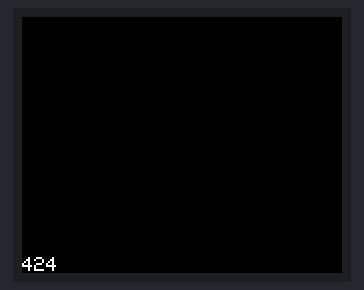
Bench run of a sketch on a simulated STM32 Blue Pill. On the bench: 160×128 colour display.

Above: at 0.37 s.
At 0.8 s:
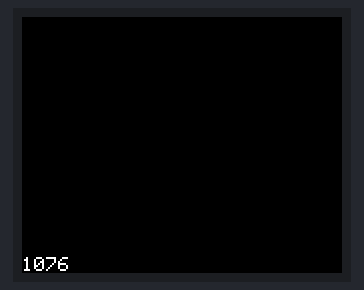
At 14.3 s:
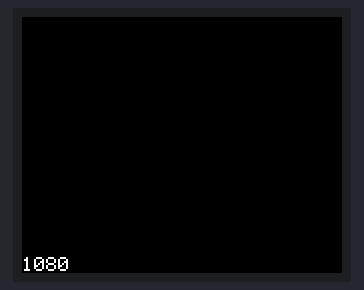

The sketch:

ST7735_1.8.ino
```cpp
/*
  Red 1.8 TFT PSI 128*160 v1.1 ST7735

SPI pin names can be confusing. These are the alternative names for the SPI pins:
MOSI = SDA = SDO = DIN = R/W = DI = SI = MTSR = D1 = SDI
SCLK = CLK = E = SCK = SCL = D0
DC = A0 = DO = DOUT = SO = MRST
CS = CE = RS = SS
RESET = RST

Reference page for GFX Library: https://cdn-learn.adafruit.com/downloads/pdf/adafruit-gfx-graphics-library.pdf

Color is expressed in 16 bit with Hexadecimal value.
To select a particular color, go here and copy the "Hexadecimal 16 bit color depth value":
https://ee-programming-notepad.blogspot.com/2016/10/16-bit-color-generator-picker.html

Common colors:
 * BLACK    0x0000
 * BLUE     0x001F
 * RED      0xF800
 * GREEN    0x07E0
 * CYAN     0x07FF
 * MAGENTA  0xF81F
 * YELLOW   0xFFE0
 * WHITE    0xFFFF

A way to select a color is to write: "ST7735_BLACK", or "ST7735_BLUE", etc.
Or just write the code for the color. Either way, it works.


List of custom fonts: https://learn.adafruit.com/adafruit-gfx-graphics-library/using-fonts

Note about custom font:
 * Text background color is not supported for custom fonts. For these reason you would need to draw a filled
   rectangle before drawing the text. But this would cause the text to flicker, so I don't recommend using custom fonts
   for components that refresh continuously.
 * Using custom fonts slows down the arduino loop, so the refresh rate is lesser than using the standard font.


	LED = 3v3
	SCK = PA5 (SPI1 SCK)
	SDA = PA7 (SPI1 MOSI)
	A0  = PA0
	RST = PA1
	CS  = PA4 (SPI1 NSS)
	GND = GND
	VCC = 5v

*/

#include <Adafruit_GFX.h>
#include <Adafruit_ST7735.h>
#include <SPI.h>

#define TFT_CS     PA4
#define TFT_RST    PA1
#define TFT_DC     PA0
#define TFT_LED    PB9

Adafruit_ST7735 tft = Adafruit_ST7735(TFT_CS, TFT_DC, TFT_RST);


void setup(void) {
  tft.initR(INITR_BLACKTAB);
  tft.fillScreen(ST77XX_BLACK);
  tft.setRotation(3);
}

void loop() {
	UpdateScreen();
}


void UpdateScreen() {
	fps(0.25, 0, 120);
}


static inline void fps(const float seconds, const int x, const int y){

  static unsigned long lastMillis;
  static unsigned long frameCount;
  static unsigned int framesPerSecond;

  unsigned long now = millis();
  frameCount ++;

  tft.setCursor(x, y);

  if (now - lastMillis >= seconds * 1000) {
    framesPerSecond = frameCount / seconds;

	String framesPerSecondStr = String(framesPerSecond);
	int16_t x1, y1;
	uint16_t w, h;
	tft.getTextBounds(framesPerSecondStr, x, y, &x1, &y1, &w, &h);
	tft.fillRect(x, y, w, h, 0x0000);

	tft.print(framesPerSecond);
	frameCount = 0;
	lastMillis = now;
  }
}
```

Measured:
- by itself, everything shown: repeats every 17.3 s, in 32 steps
- what the display in image 1 shows lasts 0.7 s, from 0.8 s to 1.5 s
